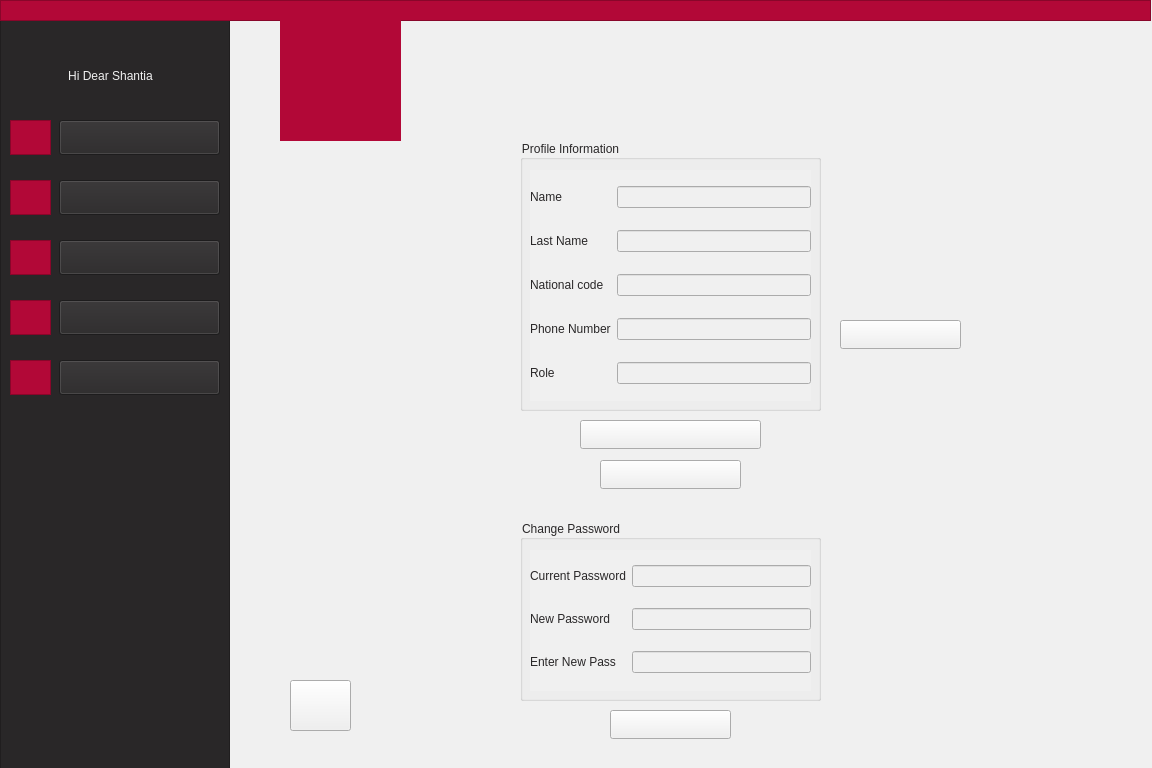
<?xml version="1.0" encoding="UTF-8"?>
<ui version="4.0">
 <class>AdminProfile</class>
 <widget class="QWidget" name="AdminProfile">
  <property name="geometry">
   <rect>
    <x>0</x>
    <y>0</y>
    <width>1152</width>
    <height>768</height>
   </rect>
  </property>
  <property name="minimumSize">
   <size>
    <width>1152</width>
    <height>768</height>
   </size>
  </property>
  <property name="windowTitle">
   <string>Form</string>
  </property>
  <property name="styleSheet">
   <string notr="true">background-color: rgb(240, 240, 240);</string>
  </property>
  <widget class="QFrame" name="frame_2">
   <property name="geometry">
    <rect>
     <x>0</x>
     <y>20</y>
     <width>230</width>
     <height>768</height>
    </rect>
   </property>
   <property name="styleSheet">
    <string notr="true">background-color: rgb(41, 39, 40);
border-color: rgb(41, 39, 40);</string>
   </property>
   <property name="frameShape">
    <enum>QFrame::StyledPanel</enum>
   </property>
   <property name="frameShadow">
    <enum>QFrame::Raised</enum>
   </property>
   <widget class="QPushButton" name="pushButton">
    <property name="geometry">
     <rect>
      <x>59</x>
      <y>100</y>
      <width>161</width>
      <height>35</height>
     </rect>
    </property>
    <property name="styleSheet">
     <string notr="true">font: 11pt &quot;Montserrat&quot;;
</string>
    </property>
    <property name="text">
     <string/>
    </property>
   </widget>
   <widget class="QPushButton" name="pushButton_3">
    <property name="geometry">
     <rect>
      <x>59</x>
      <y>160</y>
      <width>161</width>
      <height>35</height>
     </rect>
    </property>
    <property name="styleSheet">
     <string notr="true">font: 11pt &quot;Montserrat&quot;;
</string>
    </property>
    <property name="text">
     <string/>
    </property>
   </widget>
   <widget class="QPushButton" name="pushButton_4">
    <property name="geometry">
     <rect>
      <x>59</x>
      <y>220</y>
      <width>161</width>
      <height>35</height>
     </rect>
    </property>
    <property name="styleSheet">
     <string notr="true">font: 11pt &quot;Montserrat&quot;;
</string>
    </property>
    <property name="text">
     <string/>
    </property>
   </widget>
   <widget class="QFrame" name="frame_3">
    <property name="geometry">
     <rect>
      <x>10</x>
      <y>100</y>
      <width>41</width>
      <height>35</height>
     </rect>
    </property>
    <property name="styleSheet">
     <string notr="true">background-color: rgb(178, 8, 55);
border-color: rgb(178, 8, 55);</string>
    </property>
    <property name="frameShape">
     <enum>QFrame::StyledPanel</enum>
    </property>
    <property name="frameShadow">
     <enum>QFrame::Raised</enum>
    </property>
    <widget class="QLabel" name="label_6">
     <property name="geometry">
      <rect>
       <x>5</x>
       <y>1</y>
       <width>31</width>
       <height>31</height>
      </rect>
     </property>
     <property name="styleSheet">
      <string notr="true"/>
     </property>
     <property name="text">
      <string/>
     </property>
     <property name="pixmap">
      <pixmap resource="icon.qrc">:/icon/profile.png</pixmap>
     </property>
     <property name="scaledContents">
      <bool>true</bool>
     </property>
    </widget>
   </widget>
   <widget class="QFrame" name="frame_6">
    <property name="geometry">
     <rect>
      <x>10</x>
      <y>160</y>
      <width>41</width>
      <height>35</height>
     </rect>
    </property>
    <property name="styleSheet">
     <string notr="true">background-color: rgb(178, 8, 55);
border-color: rgb(178, 8, 55);</string>
    </property>
    <property name="frameShape">
     <enum>QFrame::StyledPanel</enum>
    </property>
    <property name="frameShadow">
     <enum>QFrame::Raised</enum>
    </property>
    <widget class="QLabel" name="label_7">
     <property name="geometry">
      <rect>
       <x>5</x>
       <y>2</y>
       <width>31</width>
       <height>31</height>
      </rect>
     </property>
     <property name="text">
      <string/>
     </property>
     <property name="pixmap">
      <pixmap resource="icon.qrc">:/icon/add-user.png</pixmap>
     </property>
     <property name="scaledContents">
      <bool>true</bool>
     </property>
    </widget>
   </widget>
   <widget class="QFrame" name="frame_7">
    <property name="geometry">
     <rect>
      <x>10</x>
      <y>220</y>
      <width>41</width>
      <height>35</height>
     </rect>
    </property>
    <property name="styleSheet">
     <string notr="true">background-color: rgb(178, 8, 55);
border-color: rgb(178, 8, 55);</string>
    </property>
    <property name="frameShape">
     <enum>QFrame::StyledPanel</enum>
    </property>
    <property name="frameShadow">
     <enum>QFrame::Raised</enum>
    </property>
    <widget class="QLabel" name="label_11">
     <property name="geometry">
      <rect>
       <x>5</x>
       <y>2</y>
       <width>31</width>
       <height>31</height>
      </rect>
     </property>
     <property name="text">
      <string/>
     </property>
     <property name="pixmap">
      <pixmap resource="icon.qrc">:/icon/upload-mail.png</pixmap>
     </property>
     <property name="scaledContents">
      <bool>true</bool>
     </property>
    </widget>
   </widget>
   <widget class="QLabel" name="label_2">
    <property name="geometry">
     <rect>
      <x>20</x>
      <y>40</y>
      <width>181</width>
      <height>31</height>
     </rect>
    </property>
    <property name="styleSheet">
     <string notr="true">font: 11pt &quot;Montserrat&quot;;
color: rgb(240, 240, 240);</string>
    </property>
    <property name="text">
     <string>Hi Dear Shantia</string>
    </property>
    <property name="alignment">
     <set>Qt::AlignCenter</set>
    </property>
   </widget>
   <widget class="QLabel" name="label_3">
    <property name="geometry">
     <rect>
      <x>100</x>
      <y>100</y>
      <width>81</width>
      <height>30</height>
     </rect>
    </property>
    <property name="autoFillBackground">
     <bool>false</bool>
    </property>
    <property name="styleSheet">
     <string notr="true">font: 11pt &quot;Montserrat&quot;;
color: rgb(240, 240, 240);</string>
    </property>
    <property name="lineWidth">
     <number>0</number>
    </property>
    <property name="text">
     <string>Profile</string>
    </property>
    <property name="alignment">
     <set>Qt::AlignCenter</set>
    </property>
   </widget>
   <widget class="QLabel" name="label_5">
    <property name="geometry">
     <rect>
      <x>90</x>
      <y>160</y>
      <width>111</width>
      <height>30</height>
     </rect>
    </property>
    <property name="styleSheet">
     <string notr="true">font: 11pt &quot;Montserrat&quot;;
color: rgb(240, 240, 240);</string>
    </property>
    <property name="text">
     <string>Add People</string>
    </property>
    <property name="alignment">
     <set>Qt::AlignCenter</set>
    </property>
   </widget>
   <widget class="QLabel" name="label_8">
    <property name="geometry">
     <rect>
      <x>70</x>
      <y>220</y>
      <width>141</width>
      <height>30</height>
     </rect>
    </property>
    <property name="styleSheet">
     <string notr="true">font: 11pt &quot;Montserrat&quot;;
color: rgb(240, 240, 240);</string>
    </property>
    <property name="text">
     <string>Send Assertion</string>
    </property>
    <property name="alignment">
     <set>Qt::AlignCenter</set>
    </property>
   </widget>
   <widget class="QFrame" name="frame_8">
    <property name="geometry">
     <rect>
      <x>10</x>
      <y>280</y>
      <width>41</width>
      <height>35</height>
     </rect>
    </property>
    <property name="styleSheet">
     <string notr="true">background-color: rgb(178, 8, 55);
border-color: rgb(178, 8, 55);</string>
    </property>
    <property name="frameShape">
     <enum>QFrame::StyledPanel</enum>
    </property>
    <property name="frameShadow">
     <enum>QFrame::Raised</enum>
    </property>
    <widget class="QLabel" name="label_25">
     <property name="geometry">
      <rect>
       <x>5</x>
       <y>2</y>
       <width>31</width>
       <height>31</height>
      </rect>
     </property>
     <property name="text">
      <string/>
     </property>
     <property name="pixmap">
      <pixmap resource="classIcon.qrc">:/classIcon/icons8-class-50.png</pixmap>
     </property>
     <property name="scaledContents">
      <bool>true</bool>
     </property>
    </widget>
   </widget>
   <widget class="QPushButton" name="pushButton_7">
    <property name="geometry">
     <rect>
      <x>59</x>
      <y>280</y>
      <width>161</width>
      <height>35</height>
     </rect>
    </property>
    <property name="styleSheet">
     <string notr="true">font: 11pt &quot;Montserrat&quot;;
</string>
    </property>
    <property name="text">
     <string/>
    </property>
   </widget>
   <widget class="QLabel" name="label_26">
    <property name="geometry">
     <rect>
      <x>95</x>
      <y>290</y>
      <width>101</width>
      <height>20</height>
     </rect>
    </property>
    <property name="styleSheet">
     <string notr="true">font: 11pt &quot;Montserrat&quot;;
color: rgb(240, 240, 240);</string>
    </property>
    <property name="text">
     <string>Add CLass</string>
    </property>
   </widget>
   <widget class="QFrame" name="frame_9">
    <property name="geometry">
     <rect>
      <x>10</x>
      <y>340</y>
      <width>41</width>
      <height>35</height>
     </rect>
    </property>
    <property name="styleSheet">
     <string notr="true">background-color: rgb(178, 8, 55);
border-color: rgb(178, 8, 55);</string>
    </property>
    <property name="frameShape">
     <enum>QFrame::StyledPanel</enum>
    </property>
    <property name="frameShadow">
     <enum>QFrame::Raised</enum>
    </property>
    <widget class="QLabel" name="label_27">
     <property name="geometry">
      <rect>
       <x>5</x>
       <y>2</y>
       <width>31</width>
       <height>31</height>
      </rect>
     </property>
     <property name="text">
      <string/>
     </property>
     <property name="pixmap">
      <pixmap resource="icon.qrc">:/icon/information.png</pixmap>
     </property>
     <property name="scaledContents">
      <bool>true</bool>
     </property>
    </widget>
   </widget>
   <widget class="QLabel" name="label_28">
    <property name="geometry">
     <rect>
      <x>60</x>
      <y>340</y>
      <width>161</width>
      <height>30</height>
     </rect>
    </property>
    <property name="styleSheet">
     <string notr="true">font: 11pt &quot;Montserrat&quot;;
color: rgb(240, 240, 240);</string>
    </property>
    <property name="text">
     <string>Class Information</string>
    </property>
    <property name="alignment">
     <set>Qt::AlignCenter</set>
    </property>
   </widget>
   <widget class="QPushButton" name="pushButton_6">
    <property name="geometry">
     <rect>
      <x>59</x>
      <y>340</y>
      <width>161</width>
      <height>35</height>
     </rect>
    </property>
    <property name="styleSheet">
     <string notr="true">font: 11pt &quot;Montserrat&quot;;
</string>
    </property>
    <property name="text">
     <string/>
    </property>
   </widget>
   <zorder>frame_6</zorder>
   <zorder>frame_7</zorder>
   <zorder>label_2</zorder>
   <zorder>label_3</zorder>
   <zorder>label_5</zorder>
   <zorder>label_8</zorder>
   <zorder>frame_3</zorder>
   <zorder>pushButton</zorder>
   <zorder>pushButton_3</zorder>
   <zorder>pushButton_4</zorder>
   <zorder>frame_8</zorder>
   <zorder>label_26</zorder>
   <zorder>pushButton_7</zorder>
   <zorder>frame_9</zorder>
   <zorder>label_28</zorder>
   <zorder>pushButton_6</zorder>
  </widget>
  <widget class="QLabel" name="label_9">
   <property name="geometry">
    <rect>
     <x>285</x>
     <y>20</y>
     <width>111</width>
     <height>111</height>
    </rect>
   </property>
   <property name="styleSheet">
    <string notr="true">background-color: rgb(178, 8, 55);</string>
   </property>
   <property name="text">
    <string/>
   </property>
   <property name="pixmap">
    <pixmap resource="pictures.qrc">:/logo/filename.jpg</pixmap>
   </property>
   <property name="scaledContents">
    <bool>true</bool>
   </property>
  </widget>
  <widget class="QFrame" name="frame">
   <property name="geometry">
    <rect>
     <x>0</x>
     <y>0</y>
     <width>1151</width>
     <height>21</height>
    </rect>
   </property>
   <property name="styleSheet">
    <string notr="true">background-color: rgb(178, 8, 55);
border-color: rgb(178, 8, 55);</string>
   </property>
   <property name="frameShape">
    <enum>QFrame::StyledPanel</enum>
   </property>
   <property name="frameShadow">
    <enum>QFrame::Raised</enum>
   </property>
  </widget>
  <widget class="QLabel" name="label">
   <property name="geometry">
    <rect>
     <x>280</x>
     <y>20</y>
     <width>121</width>
     <height>121</height>
    </rect>
   </property>
   <property name="styleSheet">
    <string notr="true">background-color: rgb(178, 8, 55);
border-color: rgb(178, 8, 55);
</string>
   </property>
   <property name="text">
    <string/>
   </property>
   <property name="pixmap">
    <pixmap>:/AjaxLogo/filename.jpg</pixmap>
   </property>
   <property name="scaledContents">
    <bool>true</bool>
   </property>
   <property name="alignment">
    <set>Qt::AlignCenter</set>
   </property>
  </widget>
  <widget class="QGroupBox" name="INFO">
   <property name="geometry">
    <rect>
     <x>520</x>
     <y>140</y>
     <width>301</width>
     <height>271</height>
    </rect>
   </property>
   <property name="styleSheet">
    <string notr="true">color: rgb(41, 39, 40);
font: 9pt &quot;Montserrat&quot;;</string>
   </property>
   <property name="title">
    <string>Profile Information</string>
   </property>
   <widget class="QWidget" name="gridLayoutWidget">
    <property name="geometry">
     <rect>
      <x>10</x>
      <y>30</y>
      <width>281</width>
      <height>231</height>
     </rect>
    </property>
    <layout class="QGridLayout" name="gridLayout">
     <item row="3" column="0">
      <widget class="QLabel" name="label_12">
       <property name="styleSheet">
        <string notr="true">color: rgb(41, 39, 40);
font: 9pt &quot;Montserrat&quot;;</string>
       </property>
       <property name="text">
        <string>Phone Number</string>
       </property>
      </widget>
     </item>
     <item row="2" column="0">
      <widget class="QLabel" name="label_15">
       <property name="styleSheet">
        <string notr="true">color: rgb(41, 39, 40);
font: 9pt &quot;Montserrat&quot;;</string>
       </property>
       <property name="text">
        <string>National code</string>
       </property>
      </widget>
     </item>
     <item row="1" column="0">
      <widget class="QLabel" name="label_16">
       <property name="styleSheet">
        <string notr="true">color: rgb(41, 39, 40);
font: 9pt &quot;Montserrat&quot;;</string>
       </property>
       <property name="text">
        <string>Last Name</string>
       </property>
      </widget>
     </item>
     <item row="1" column="1">
      <widget class="QLineEdit" name="lastNameLine"/>
     </item>
     <item row="0" column="0">
      <widget class="QLabel" name="label_17">
       <property name="styleSheet">
        <string notr="true">color: rgb(41, 39, 40);
font: 9pt &quot;Montserrat&quot;;</string>
       </property>
       <property name="text">
        <string>Name</string>
       </property>
      </widget>
     </item>
     <item row="4" column="0">
      <widget class="QLabel" name="label_13">
       <property name="styleSheet">
        <string notr="true">color: rgb(41, 39, 40);
font: 9pt &quot;Montserrat&quot;;</string>
       </property>
       <property name="text">
        <string>Role</string>
       </property>
      </widget>
     </item>
     <item row="2" column="1">
      <widget class="QLineEdit" name="NcodeLine"/>
     </item>
     <item row="0" column="1">
      <widget class="QLineEdit" name="nameLine"/>
     </item>
     <item row="3" column="1">
      <widget class="QLineEdit" name="numberLine"/>
     </item>
     <item row="4" column="1">
      <widget class="QLineEdit" name="RoleLine"/>
     </item>
    </layout>
   </widget>
  </widget>
  <widget class="QLabel" name="label_18">
   <property name="geometry">
    <rect>
     <x>580</x>
     <y>424</y>
     <width>181</width>
     <height>20</height>
    </rect>
   </property>
   <property name="styleSheet">
    <string notr="true">color: rgb(178, 8, 55);
font: 9pt &quot;Montserrat&quot;;</string>
   </property>
   <property name="text">
    <string>Change Phone Number</string>
   </property>
  </widget>
  <widget class="QLabel" name="label_19">
   <property name="geometry">
    <rect>
     <x>600</x>
     <y>464</y>
     <width>141</width>
     <height>20</height>
    </rect>
   </property>
   <property name="styleSheet">
    <string notr="true">color: rgb(178, 8, 55);
font: 9pt &quot;Montserrat&quot;;
</string>
   </property>
   <property name="text">
    <string>Change Password</string>
   </property>
  </widget>
  <widget class="QPushButton" name="changeNumber">
   <property name="geometry">
    <rect>
     <x>580</x>
     <y>420</y>
     <width>181</width>
     <height>29</height>
    </rect>
   </property>
   <property name="styleSheet">
    <string notr="true"/>
   </property>
   <property name="text">
    <string/>
   </property>
  </widget>
  <widget class="QPushButton" name="changePassBtn">
   <property name="geometry">
    <rect>
     <x>600</x>
     <y>460</y>
     <width>141</width>
     <height>29</height>
    </rect>
   </property>
   <property name="styleSheet">
    <string notr="true"/>
   </property>
   <property name="text">
    <string/>
   </property>
  </widget>
  <widget class="QLabel" name="label_20">
   <property name="geometry">
    <rect>
     <x>840</x>
     <y>320</y>
     <width>111</width>
     <height>20</height>
    </rect>
   </property>
   <property name="styleSheet">
    <string notr="true">color: rgb(41, 39, 40);
font: 9pt &quot;Montserrat&quot;;</string>
   </property>
   <property name="text">
    <string>Apply changes</string>
   </property>
  </widget>
  <widget class="QPushButton" name="applyChangeNumber">
   <property name="geometry">
    <rect>
     <x>840</x>
     <y>320</y>
     <width>121</width>
     <height>29</height>
    </rect>
   </property>
   <property name="text">
    <string/>
   </property>
  </widget>
  <widget class="QGroupBox" name="changePass">
   <property name="geometry">
    <rect>
     <x>520</x>
     <y>520</y>
     <width>301</width>
     <height>181</height>
    </rect>
   </property>
   <property name="styleSheet">
    <string notr="true">color: rgb(41, 39, 40);
font: 9pt &quot;Montserrat&quot;;</string>
   </property>
   <property name="title">
    <string>Change Password</string>
   </property>
   <widget class="QWidget" name="gridLayoutWidget_2">
    <property name="geometry">
     <rect>
      <x>10</x>
      <y>30</y>
      <width>281</width>
      <height>141</height>
     </rect>
    </property>
    <layout class="QGridLayout" name="gridLayout_2">
     <item row="1" column="1">
      <widget class="QLineEdit" name="lineEdit_2"/>
     </item>
     <item row="2" column="0">
      <widget class="QLabel" name="label_22">
       <property name="styleSheet">
        <string notr="true">color: rgb(41, 39, 40);
font: 9pt &quot;Montserrat&quot;;</string>
       </property>
       <property name="text">
        <string>Enter New Pass</string>
       </property>
      </widget>
     </item>
     <item row="0" column="1">
      <widget class="QLineEdit" name="lineEdit"/>
     </item>
     <item row="0" column="0">
      <widget class="QLabel" name="label_23">
       <property name="styleSheet">
        <string notr="true">color: rgb(41, 39, 40);
font: 9pt &quot;Montserrat&quot;;</string>
       </property>
       <property name="text">
        <string>Current Password</string>
       </property>
      </widget>
     </item>
     <item row="1" column="0">
      <widget class="QLabel" name="label_21">
       <property name="styleSheet">
        <string notr="true">color: rgb(41, 39, 40);
font: 9pt &quot;Montserrat&quot;;</string>
       </property>
       <property name="text">
        <string>New Password</string>
       </property>
      </widget>
     </item>
     <item row="2" column="1">
      <widget class="QLineEdit" name="lineEdit_3"/>
     </item>
    </layout>
   </widget>
  </widget>
  <widget class="QPushButton" name="applyChangePass">
   <property name="geometry">
    <rect>
     <x>610</x>
     <y>710</y>
     <width>121</width>
     <height>29</height>
    </rect>
   </property>
   <property name="text">
    <string/>
   </property>
  </widget>
  <widget class="QLabel" name="label_24">
   <property name="geometry">
    <rect>
     <x>616</x>
     <y>713</y>
     <width>111</width>
     <height>20</height>
    </rect>
   </property>
   <property name="styleSheet">
    <string notr="true">color: rgb(41, 39, 40);
font: 9pt &quot;Montserrat&quot;;</string>
   </property>
   <property name="text">
    <string>Apply changes</string>
   </property>
  </widget>
  <widget class="QLabel" name="label_14">
   <property name="geometry">
    <rect>
     <x>300</x>
     <y>680</y>
     <width>41</width>
     <height>46</height>
    </rect>
   </property>
   <property name="text">
    <string/>
   </property>
   <property name="pixmap">
    <pixmap resource="arrowIcon.qrc">:/new/prefix1/icons8-left-arrow-50.png</pixmap>
   </property>
   <property name="scaledContents">
    <bool>true</bool>
   </property>
  </widget>
  <widget class="QPushButton" name="backToMenu">
   <property name="geometry">
    <rect>
     <x>290</x>
     <y>680</y>
     <width>61</width>
     <height>51</height>
    </rect>
   </property>
   <property name="text">
    <string/>
   </property>
  </widget>
  <zorder>frame_2</zorder>
  <zorder>frame</zorder>
  <zorder>label</zorder>
  <zorder>label_9</zorder>
  <zorder>INFO</zorder>
  <zorder>label_18</zorder>
  <zorder>label_19</zorder>
  <zorder>changePassBtn</zorder>
  <zorder>changeNumber</zorder>
  <zorder>label_20</zorder>
  <zorder>applyChangeNumber</zorder>
  <zorder>changePass</zorder>
  <zorder>label_24</zorder>
  <zorder>applyChangePass</zorder>
  <zorder>label_14</zorder>
  <zorder>backToMenu</zorder>
 </widget>
 <resources>
  <include location="arrowIcon.qrc"/>
  <include location="classIcon.qrc"/>
  <include location="icon.qrc"/>
  <include location="pictures.qrc"/>
 </resources>
 <connections/>
</ui>
